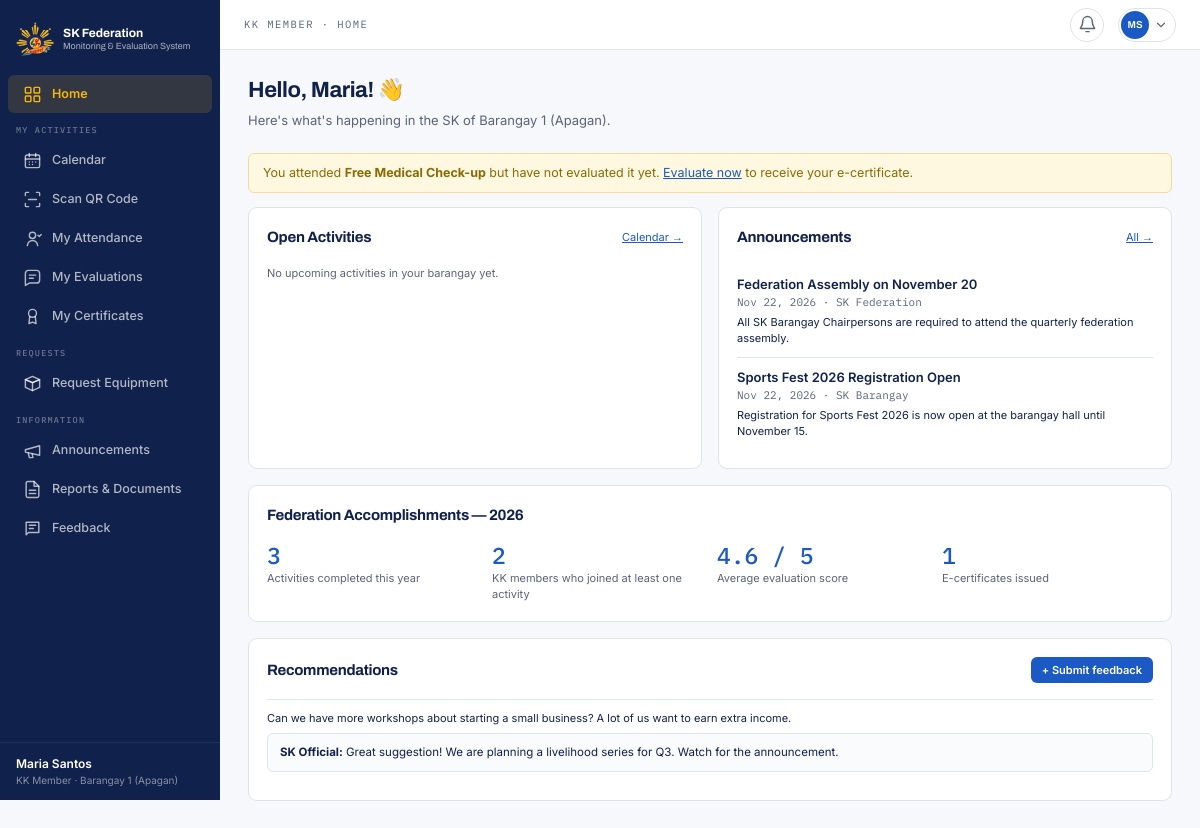
Page /member/index.php (signed in) on the committed database.
### tables this page shows
CREATE TABLE youth_profiles (
  profile_id    INT(11)      NOT NULL AUTO_INCREMENT,
  user_id       INT(11)      DEFAULT NULL,
  barangay_id   INT(11)      NOT NULL,
  full_name     VARCHAR(255) NOT NULL,
  birthdate     DATE         NOT NULL,
  sex           VARCHAR(10)  DEFAULT NULL,
  contact_no    VARCHAR(20)  DEFAULT NULL,
  address       VARCHAR(255) DEFAULT NULL,
  civil_status  VARCHAR(30)  DEFAULT NULL,
  education     VARCHAR(100) DEFAULT NULL,
  work_status   VARCHAR(100) DEFAULT NULL,
  youth_org     VARCHAR(255) DEFAULT NULL,
  school_status VARCHAR(30)  DEFAULT NULL,
  is_pwd        TINYINT(1)   DEFAULT NULL,
  attended_assembly TINYINT(1) DEFAULT NULL,
   
   
  id_document_type VARCHAR(50)  DEFAULT NULL,
  id_document_path VARCHAR(255) DEFAULT NULL,
  selfie_path      VARCHAR(255) DEFAULT NULL,
  consent_date     DATETIME     DEFAULT NULL,
  date_encoded  DATETIME     NOT NULL DEFAULT CURRENT_TIMESTAMP,
  PRIMARY KEY (profile_id),
  UNIQUE KEY uq_profile_user (user_id),
  KEY fk_profile_barangay (barangay_id),
  CONSTRAINT fk_profile_user     FOREIGN KEY (user_id)     REFERENCES users (user_id) ON DELETE SET NULL,
  CONSTRAINT fk_profile_barangay FOREIGN KEY (barangay_id) REFERENCES barangays (barangay_id)
);

CREATE TABLE users (
  user_id              INT(11)      NOT NULL AUTO_INCREMENT,
  role_id              INT(11)      NOT NULL,
  barangay_id          INT(11)      DEFAULT NULL,
  verified_by          INT(11)      DEFAULT NULL,
  username             VARCHAR(50)  NOT NULL,
  email                VARCHAR(150) NOT NULL,
  password_hash        VARCHAR(255) NOT NULL,
  verification_status  VARCHAR(20)  NOT NULL DEFAULT 'pending',
  date_verified        DATETIME     DEFAULT NULL,
  rejection_reason     VARCHAR(255) DEFAULT NULL,
  is_active            TINYINT(1)   NOT NULL DEFAULT 1,
  last_login           DATETIME     DEFAULT NULL,
  date_created         DATETIME     NOT NULL DEFAULT CURRENT_TIMESTAMP,
  PRIMARY KEY (user_id),
  UNIQUE KEY uq_users_username (username),
  UNIQUE KEY uq_users_email (email),
  KEY fk_users_role (role_id),
  KEY fk_users_barangay (barangay_id),
  KEY fk_users_verifier (verified_by),
  CONSTRAINT fk_users_role     FOREIGN KEY (role_id)     REFERENCES roles (role_id),
  CONSTRAINT fk_users_barangay FOREIGN KEY (barangay_id) REFERENCES barangays (barangay_id),
  CONSTRAINT fk_users_verifier FOREIGN KEY (verified_by) REFERENCES users (user_id),
  CONSTRAINT chk_users_status  CHECK (verification_status IN ('pending','verified','rejected'))
);

CREATE TABLE barangays (
  barangay_id    INT(11)      NOT NULL AUTO_INCREMENT,
  barangay_name  VARCHAR(100) NOT NULL,
  municipality   VARCHAR(100) NOT NULL DEFAULT 'Nasipit',
  chairman_id    INT(11)      DEFAULT NULL,    
  PRIMARY KEY (barangay_id),
  UNIQUE KEY uq_barangay (barangay_name, municipality),
  KEY fk_barangay_chairman (chairman_id),
  CONSTRAINT fk_barangay_chairman FOREIGN KEY (chairman_id) REFERENCES users (user_id) ON DELETE SET NULL
);

CREATE TABLE activities (
  activity_id   INT(11)      NOT NULL AUTO_INCREMENT,
  program_id    INT(11)      NOT NULL,
  title         VARCHAR(255) NOT NULL,
  activity_date DATE         NOT NULL,
  start_time    TIME         DEFAULT NULL,
  end_time      TIME         DEFAULT NULL,
  venue         VARCHAR(255) DEFAULT NULL,
  qr_token      VARCHAR(64)  NOT NULL,
  is_open       TINYINT(1)   NOT NULL DEFAULT 1,
  target_count  INT(11)      NOT NULL DEFAULT 0,
  PRIMARY KEY (activity_id),
  UNIQUE KEY uq_activity_qr (qr_token),
  KEY fk_activity_program (program_id),
  CONSTRAINT fk_activity_program FOREIGN KEY (program_id) REFERENCES programs (program_id) ON DELETE CASCADE
);

CREATE TABLE announcements (
  announcement_id INT(11)      NOT NULL AUTO_INCREMENT,
  posted_by       INT(11)      NOT NULL,
  barangay_id     INT(11)      DEFAULT NULL,
  title           VARCHAR(255) NOT NULL,
  body            TEXT         NOT NULL,
  date_posted     DATETIME     NOT NULL DEFAULT CURRENT_TIMESTAMP,
  PRIMARY KEY (announcement_id),
  KEY fk_ann_user (posted_by),
  KEY fk_ann_barangay (barangay_id),
  CONSTRAINT fk_ann_user     FOREIGN KEY (posted_by)   REFERENCES users (user_id),
  CONSTRAINT fk_ann_barangay FOREIGN KEY (barangay_id) REFERENCES barangays (barangay_id)
);

CREATE TABLE feedback (
  feedback_id  INT(11)    NOT NULL AUTO_INCREMENT,
  profile_id   INT(11)    NOT NULL,
  replied_by   INT(11)    DEFAULT NULL,
  message      TEXT       NOT NULL,
  reply        TEXT       DEFAULT NULL,
  is_anonymous TINYINT(1) NOT NULL DEFAULT 0,
  date_sent    DATETIME   NOT NULL DEFAULT CURRENT_TIMESTAMP,
  date_replied DATETIME   DEFAULT NULL,
  PRIMARY KEY (feedback_id),
  KEY fk_fb_profile (profile_id),
  KEY fk_fb_replier (replied_by),
  CONSTRAINT fk_fb_profile FOREIGN KEY (profile_id) REFERENCES youth_profiles (profile_id),
  CONSTRAINT fk_fb_replier FOREIGN KEY (replied_by) REFERENCES users (user_id)
);

### member/index.php (the view, shortened to what the rows shown need)
<?php
require_role(ROLE_MEMBER);
$b = my_barangay();
$pid = my_profile_id();
$announcements = q_all('SELECT x.*, u.role_id FROM announcements x JOIN users u ON u.user_id = x.posted_by WHERE x.barangay_id = ? OR x.barangay_id IS NULL ORDER BY x.date_posted DESC LIMIT 4', [$b]);
$pendingEvals = q_all('SELECT a.activity_id, a.title FROM attendance at JOIN activities a ON a.activity_id = at.activity_id JOIN evaluation_forms f ON f.activity_id = a.activity_id
                        WHERE at.profile_id = ? AND f.is_open = 1 AND NOT EXISTS (SELECT 1 FROM evaluation_responses r WHERE r.form_id = f.form_id AND r.profile_id = at.profile_id)', [$pid]);
$year = date('Y');
$myFeedback = q_all('SELECT * FROM feedback WHERE profile_id = ? ORDER BY date_sent DESC LIMIT 2', [$pid]);
$title = 'Home';
$nav = 'home';
$crumb = 'KK Member · Home';
require __DIR__ . '/../includes/header.php';
?>
<div class="mb-lg">
  <h1 class="page-title" style="font-size:22px">Hello, <?= e(explode(' ', display_name())[0]) ?>! 👋</h1>
  <div class="muted">Here's what's happening in the SK of <?= e(current_user()['barangay_name']) ?>.</div>
</div>
<?php foreach ($pendingEvals as $pe): ?>
  <div class="alert alert-warning">You attended <strong><?= e($pe['title']) ?></strong> but have not evaluated it yet. <a href="<?= e(url('member/evaluate.php?activity=' . $pe['activity_id'])) ?>">Evaluate now</a> to receive your e-certificate.</div>
<?php endforeach; ?>
<div class="grid grid-2 mb">
  <div class="card card-pad">
  </div>
  <div class="card card-pad">
    <?php foreach ($announcements as $i => $a): ?>
      <div style="<?= $i ? 'border-top:1px solid var(--border-default);' : '' ?>padding:10px 0">
        <div style="font-weight:600"><?= e($a['title']) ?></div>
        <div class="mono small muted"><?= e(fmt_date($a['date_posted'])) ?> · <?= (int) $a['role_id'] === ROLE_FEDERATION ? 'SK Federation' : 'SK Barangay' ?></div>
        <div class="small" style="margin-top:3px"><?= e(mb_strimwidth($a['body'], 0, 160, '…')) ?></div>
      </div>
    <?php endforeach; ?>
  </div>
</div>
<div class="card card-pad mb">
  <div class="section-title mb">Federation Accomplishments — <?= e($year) ?></div>
  <div class="grid grid-4">
  </div>
</div>
<div class="card card-pad">
  <div class="spread mb"><div class="section-title">Recommendations</div><a class="btn btn-primary btn-sm" href="<?= e(url('member/feedback.php')) ?>">+ Submit feedback</a></div>
  <?php foreach ($myFeedback as $f): ?>
    <div style="border-top:1px solid var(--border-default);padding:10px 0">
      <div class="small"><?= e($f['message']) ?></div>
      <?= $f['reply'] ? '<div class="note-box" style="margin-top:6px"><strong>SK Official:</strong> ' . e($f['reply']) . '</div>' : pill('pending', 'Awaiting reply') ?>
    </div>
  <?php endforeach; ?>
</div>
<?php require __DIR__ . '/../includes/footer.php';

### includes/header.php (shortened to what the rows shown need)
<?php
$__u = current_user();
$__unread = $__u ? (int) q_val('SELECT COUNT(*) FROM notifications WHERE user_id = ? AND is_read = 0', [$__u['user_id']]) : 0;
?><!doctype html>
<html lang="en">
<head>
<link rel="stylesheet" href="<?= e(asset('css/style.css')) ?>">
</head>
<body class="app">
<?php if ($__u): require __DIR__ . '/sidebar.php'; endif; ?>
<div class="main">
<?php if ($__u): ?>
  <header class="topbar">
    <div class="breadcrumb"><?= e($crumb ?? $title ?? '') ?></div>
    <div class="topbar-actions">
      <a class="notification-button<?= ($nav ?? '') === 'notifications' ? ' active' : '' ?>" href="<?= e(url('notifications.php')) ?>" aria-label="Notifications, <?= $__unread ?> unread" title="Notifications">
        <?= nav_icon('bell') ?>
      </a>
      <div class="profile-menu-wrap">
        <button type="button" class="profile-button" data-menu-toggle aria-haspopup="menu" aria-expanded="false" aria-label="Open account menu">
          <span class="profile-avatar"><?= e(initials(display_name())) ?></span>
          <svg width="14" height="14" viewBox="0 0 24 24" fill="none" stroke="currentColor" stroke-width="2" stroke-linecap="round" aria-hidden="true"><path d="m6 9 6 6 6-6"/></svg>
        </button>
      </div>
    </div>
  </header>
<?php endif; ?>
  <main class="page<?= !empty($wide) ? ' page-wide' : '' ?>" id="content">

### includes/sidebar.php (shortened to what the rows shown need)
<?php
function nav_icon(string $name): string
{
    static $paths = [
        'dashboard' => '<rect x="3" y="3" width="7" height="7" rx="1"/><rect x="14" y="3" width="7" height="7" rx="1"/><rect x="3" y="14" width="7" height="7" rx="1"/><rect x="14" y="14" width="7" height="7" rx="1"/>',
        'people' => '<path d="M16 21v-2a4 4 0 0 0-4-4H6a4 4 0 0 0-4 4v2"/><circle cx="9" cy="7" r="4"/><path d="M22 21v-2a4 4 0 0 0-3-3.87M16 3.13a4 4 0 0 1 0 7.75"/>',
        'programs' => '<path d="M4 19.5A2.5 2.5 0 0 1 6.5 17H20"/><path d="M6.5 2H20v20H6.5A2.5 2.5 0 0 1 4 19.5v-15A2.5 2.5 0 0 1 6.5 2Z"/><path d="M8 7h8M8 11h6"/>',
        'calendar' => '<rect x="3" y="5" width="18" height="16" rx="2"/><path d="M16 3v4M8 3v4M3 10h18"/><path d="M8 14h.01M12 14h.01M16 14h.01M8 17h.01M12 17h.01"/>',
        'participation' => '<circle cx="12" cy="8" r="4"/><path d="M5.5 21a6.5 6.5 0 0 1 13 0M19 8l1.5 1.5L23 7"/>',
        'documents' => '<path d="M14 2H6a2 2 0 0 0-2 2v16a2 2 0 0 0 2 2h12a2 2 0 0 0 2-2V8Z"/><path d="M14 2v6h6M8 13h8M8 17h8"/>',
        'content' => '<path d="M4 4h16v13H7l-3 3Z"/><path d="M8 8h8M8 12h5"/>',
        'reports' => '<path d="M4 20V10M10 20V4M16 20v-7M22 20H2"/>',
        'qr' => '<rect x="3" y="3" width="7" height="7"/><rect x="14" y="3" width="7" height="7"/><rect x="3" y="14" width="7" height="7"/><path d="M14 14h3v3h-3zM18 18h3v3h-3zM18 14h3M14 18v3"/>',
        'inventory' => '<path d="m3 7 9-4 9 4-9 4Z"/><path d="m3 7 9 4 9-4v10l-9 4-9-4Z"/><path d="M12 11v10"/>',
        'budget' => '<rect x="3" y="5" width="18" height="15" rx="2"/><path d="M16 9h5v7h-5a3.5 3.5 0 0 1 0-7ZM7 5V3h10v2"/>',
        'verify' => '<path d="M20 6 9 17l-5-5"/>',
        'certificate' => '<circle cx="12" cy="8" r="5"/><path d="m8.5 12-1 9 4.5-2 4.5 2-1-9"/>',
        'settings' => '<circle cx="12" cy="12" r="3"/><path d="M12 2v3M12 19v3M4.2 4.2l2.1 2.1M17.7 17.7l2.1 2.1M2 12h3M19 12h3M4.2 19.8l2.1-2.1M17.7 6.3l2.1-2.1"/>',
        'logs' => '<path d="M3 12a9 9 0 1 0 3-6.7L3 8"/><path d="M3 3v5h5M12 7v5l3 2"/>',
        'announcements' => '<path d="m3 11 18-5v12L3 14Z"/><path d="m11.6 16.4.9 4.6H8l-1.4-6"/>',
        'feedback' => '<path d="M21 15a4 4 0 0 1-4 4H8l-5 3V7a4 4 0 0 1 4-4h10a4 4 0 0 1 4 4Z"/><path d="M8 9h8M8 13h5"/>',
        'scan' => '<path d="M3 7V4a1 1 0 0 1 1-1h3M17 3h3a1 1 0 0 1 1 1v3M21 17v3a1 1 0 0 1-1 1h-3M7 21H4a1 1 0 0 1-1-1v-3M7 12h10"/>',
        'bell' => '<path d="M18 8a6 6 0 0 0-12 0c0 7-3 7-3 9h18c0-2-3-2-3-9M10 21h4"/>',
    ];
    return '<svg width="19" height="19" viewBox="0 0 24 24" fill="none" stroke="currentColor" stroke-width="1.8" stroke-linecap="round" stroke-linejoin="round" aria-hidden="true">' . ($paths[$name] ?? '') . '</svg>';
}
function nav_groups(int $role): array
{
    switch ($role) {
        case ROLE_MEMBER:
            return [
                ['', [['home', 'Home', 'member/index.php', 'dashboard']]],
                ['My Activities', [['calendar', 'Calendar', 'member/calendar.php', 'calendar'],
                                   ['scan', 'Scan QR Code', 'member/scan.php', 'scan'],
                                   ['attendance', 'My Attendance', 'member/attendance.php', 'participation'],
                                   ['evaluations', 'My Evaluations', 'member/evaluations.php', 'feedback'],
                                   ['certificates', 'My Certificates', 'member/certificates.php', 'certificate']]],
                ['Requests', [['equipment', 'Request Equipment', 'member/equipment.php', 'inventory']]],
                ['Information', [['announcements', 'Announcements', 'member/announcements.php', 'announcements'],
                                 ['documents', 'Reports & Documents', 'member/documents.php', 'documents'],
                                 ['feedback', 'Feedback', 'member/feedback.php', 'content']]],
            ];
    }
    return [];
}
$__groups = nav_groups(role());
?>
<nav class="nav-rail" id="nav-rail" aria-label="Main navigation">
  <a class="nav-brand" href="<?= e(url(home_url(role()))) ?>">
    <img src="<?= e(asset('img/sk-federation-logo.png')) ?>" alt="SK Federation Nasipit logo" width="38" height="38">
    <span>
      <strong>SK Federation</strong>
      <small>Monitoring &amp; Evaluation System</small>
    </span>
  </a>
  <div class="nav-groups">
    <?php foreach ($__groups as [$__label, $__items]): ?>
      <div class="nav-group">
        <?php if ($__label !== ''): ?><div class="nav-group-label"><?= e($__label) ?></div><?php endif; ?>
        <?php foreach ($__items as [$__id, $__text, $__href, $__icon]): ?>
          <a class="nav-item<?= ($nav ?? '') === $__id ? ' active' : '' ?>" href="<?= e(url($__href)) ?>"<?= ($nav ?? '') === $__id ? ' aria-current="page"' : '' ?>>
            <span class="nav-icon"><?= nav_icon($__icon) ?></span><span><?= e($__text) ?></span>
          </a>
        <?php endforeach; ?>
      </div>
    <?php endforeach; ?>
  </div>
  <div class="nav-foot">
    <div class="nav-foot-name"><?= e(display_name()) ?></div>
    <div class="nav-foot-role"><?= e(ROLE_LABELS[role()] ?? '') ?><?= current_user()['barangay_name'] ? ' · ' . e(current_user()['barangay_name']) : '' ?></div>
  </div>
</nav>

### rows in the picture
youth_profiles: full_name "Maria Santos", user.role_id "KK Member", barangay.barangay_name "Barangay 1 (Apagan)", full_name "MS", full_name "Maria"
activities: title "Free Medical Check-up"
announcements: title "Federation Assembly on November 20", date_posted "Nov 22, 2026", shows "SK Federation", body "All SK Barangay Chairpersons are required to attend the quarterly federation assembly."
announcements: title "Sports Fest 2026 Registration Open", date_posted "Nov 22, 2026", shows "SK Barangay", body "Registration for Sports Fest 2026 is now open at the barangay hall until November 15."
feedback: message "Can we have more workshops about starting a small business? A lot of us want to earn extra income.", reply "Great suggestion! We are planning a livelihood series for Q3. Watch for the announcement."

### other values in the picture
$__text "Home"
$__label "MY ACTIVITIES"
$__text "Calendar"
$__text "Scan QR Code"
$__text "My Attendance"
$__text "My Evaluations"
$__text "My Certificates"
$__label "REQUESTS"
$__text "Request Equipment"
$__label "INFORMATION"
$__text "Announcements"
$__text "Reports & Documents"
$__text "Feedback"
$crumb "KK MEMBER · HOME"
$value "3"
